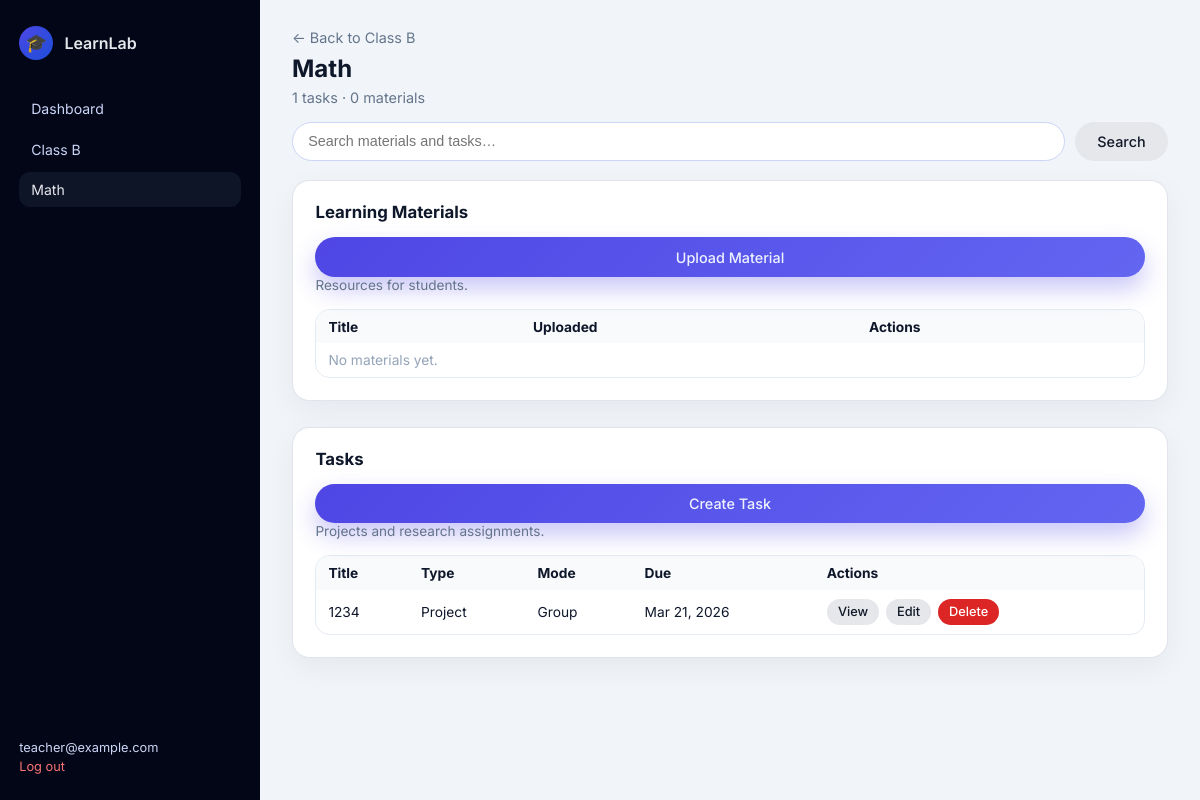
The app's page /teacher/courses/2/ (signed in) with its own data.
### core/models.py (models this page shows, shortened)
class Classroom(models.Model):
    name = models.CharField(max_length=200)
    description = models.TextField(blank=True)
    created_at = models.DateTimeField(auto_now_add=True)
    teachers = models.ManyToManyField(
        settings.AUTH_USER_MODEL,
        related_name="teaching_classrooms",
        blank=True,
        limit_choices_to={"role": "TEACHER"},
    )
    class Meta:
        ordering = ["-created_at"]

class Course(models.Model):
    classroom = models.ForeignKey(
        Classroom,
        on_delete=models.CASCADE,
        related_name="courses",
        null=True,
        blank=True,
    )
    name = models.CharField(max_length=200)
    description = models.TextField(blank=True)
    created_at = models.DateTimeField(auto_now_add=True)
    class Meta:
        ordering = ["-created_at"]

class User(AbstractUser):
    class Roles(models.TextChoices):
        ADMIN = "ADMIN", "Admin"
        TEACHER = "TEACHER", "Teacher"
        STUDENT = "STUDENT", "Student"
    role = models.CharField(
        max_length=20,
        choices=Roles.choices,
        default=Roles.STUDENT,
    )
    student_class = models.ForeignKey(
        "Classroom",
        on_delete=models.SET_NULL,
        null=True,
        blank=True,
        related_name="students",
    )

class Task(models.Model):
    class TaskType(models.TextChoices):
        PROJECT = "PROJECT", "Project"
        RESEARCH = "RESEARCH", "Research"
    class GradingMode(models.TextChoices):
        PERCENTAGE = "PERCENTAGE", "Percentage"
        POINTS = "POINTS", "Points"
    course = models.ForeignKey(Course, on_delete=models.CASCADE, related_name="tasks")
    title = models.CharField(max_length=200)
    task_type = models.CharField(max_length=20, choices=TaskType.choices, default=TaskType.PROJECT)
    rules = models.TextField(blank=True, help_text="Instructions and rules for the task")
    is_group_task = models.BooleanField(default=False)
    is_graded = models.BooleanField(default=False)
    grading_mode = models.CharField(
        max_length=20,
        choices=GradingMode.choices,
        default=GradingMode.PERCENTAGE,
    )
    max_score = models.DecimalField(max_digits=6, decimal_places=2, default=100)
    due_date = models.DateTimeField(null=True, blank=True)
    created_by = models.ForeignKey(
        settings.AUTH_USER_MODEL,
        on_delete=models.SET_NULL,
        null=True,
        related_name="created_tasks",
    )
    created_at = models.DateTimeField(auto_now_add=True)
    class Meta:
        ordering = ["-created_at"]

### core/views.py (the view)
    def wrapped(request: HttpRequest, *args, **kwargs):
        user: User = request.user  # type: ignore[assignment]
        if not user.is_authenticated or user.role != User.Roles.TEACHER:
            messages.error(request, "You do not have access to this page.")
            return redirect("login")
        return view(request, *args, **kwargs)

### core/views.py (called while the page is built)
def _require_teacher(view):
    def wrapped(request: HttpRequest, *args, **kwargs):
        user: User = request.user  # type: ignore[assignment]
        if not user.is_authenticated or user.role != User.Roles.TEACHER:
            messages.error(request, "You do not have access to this page.")
            return redirect("login")
        return view(request, *args, **kwargs)
    return wrapped

@login_required
@_require_teacher
def teacher_course_detail(request: HttpRequest, course_id: int) -> HttpResponse:
    course = get_object_or_404(Course, pk=course_id)
    if request.user not in course.classroom.teachers.all():
        messages.error(request, "You are not assigned to this class.")
        return redirect("teacher_dashboard")
    q = (request.GET.get("q") or "").strip()
    materials = course.materials.all()
    tasks = course.tasks.all()
    if q:
        materials = materials.filter(title__icontains=q)
        tasks = tasks.filter(title__icontains=q)
    context: Dict[str, Any] = {
        "course": course,
        "classroom": course.classroom,
        "materials": materials,
        "tasks": tasks,
        "q": q,
    }
    return render(request, "core/teacher_course_detail.html", context)

### templates/core/teacher_course_detail.html (shortened to what this page needs)
{% extends "core/base.html" %}
{% block body_class %}page-dashboard page-dashboard-teacher{% endblock %}
{% block content %}
<div class="dashboard-layout">
    <aside class="sidebar">
        <div class="sidebar-brand">
            <span class="sidebar-logo-circle">🎓</span>
            <span class="sidebar-title">LearnLab</span>
        </div>
        <nav class="sidebar-nav">
            <a href="{% url 'teacher_dashboard' %}" class="sidebar-link">Dashboard</a>
            <a href="{% url 'teacher_class_detail' classroom.pk %}" class="sidebar-link">{{ classroom.name }}</a>
            <a href="{% url 'teacher_course_detail' course.pk %}" class="sidebar-link sidebar-link-active">{{ course.name }}</a>
        </nav>
        <div class="sidebar-footer">
            <span class="sidebar-user">{{ request.user.get_full_name|default:request.user.username }}</span>
            <a href="{% url 'logout' %}" class="sidebar-logout">Log out</a>
        </div>
    </aside>
    <main class="dashboard-main">
        <header class="dashboard-header">
            <a href="{% url 'teacher_class_detail' classroom.pk %}" class="back-link">← Back to {{ classroom.name }}</a>
            <div class="card-header-row">
                <h1>{{ course.name }}</h1>
            </div>
            <p>{{ course.tasks.count }} tasks · {{ course.materials.count }} materials</p>
        </header>
        <form method="get" class="search-row">
            <input class="search-input" type="text" name="q" value="{{ q }}" placeholder="Search materials and tasks…">
            <button class="btn btn-secondary" type="submit">Search</button>
        </form>
        <section class="card">
            <h2>Learning Materials</h2>
            <a href="{% url 'teacher_material_upload' course.pk %}" class="btn btn-primary">Upload Material</a>
            <p class="card-subtitle">Resources for students.</p>
            <div class="table-wrapper">
                <table class="data-table">
                    <thead>
                    <tr><th>Title</th><th>Uploaded</th><th>Actions</th></tr>
                    </thead>
                    <tbody>
                    {% for m in materials %}
                        <tr>
                            <td>
                                <a href="{% url 'teacher_material_detail' m.pk %}">{{ m.title }}</a>
                            </td>
                            <td>{{ m.uploaded_at|date:"M j, Y" }}</td>
                            <td class="table-actions">
                                {% if m.file %}
                                    <a href="{{ m.file.url }}" target="_blank" rel="noopener" class="btn btn-sm btn-secondary">Download</a>
                                {% endif %}
                                <form method="post" action="{% url 'teacher_material_delete' m.pk %}"
                                    class="inline-form"
                                    onsubmit="return confirm('Delete this material?');">
                                    {% csrf_token %}
                                    <button type="submit" class="btn btn-sm btn-danger">Delete</button>
                                </form>
                            </td>
                        </tr>
                    {% empty %}
                        <tr><td colspan="3" class="text-muted">No materials yet.</td></tr>
                    {% endfor %}
                    </tbody>
                </table>
            </div>
        </section>
        <section class="card" style="margin-top: 1.6rem;">
            <h2>Tasks</h2>
            <a href="{% url 'teacher_task_create' course.pk %}" class="btn btn-primary">Create Task</a>
            <p class="card-subtitle">Projects and research assignments.</p>
            <div class="table-wrapper">
                <table class="data-table">
                    <thead>
                    <tr><th>Title</th><th>Type</th><th>Mode</th><th>Due</th><th>Actions</th></tr>
                    </thead>
                    <tbody>
                    {% for t in tasks %}
                        <tr>
                            <td><a href="{% url 'teacher_task_detail' t.pk %}">{{ t.title }}</a></td>
                            <td>{{ t.get_task_type_display }}</td>
                            <td>{% if t.is_group_task %}Group{% else %}Individual{% endif %}</td>
                            <td>{{ t.due_date|date:"M j, Y"|default:"—" }}</td>
                            <td class="table-actions">
                                <a href="{% url 'teacher_task_detail' t.pk %}" class="btn btn-sm btn-secondary">View</a>
                                <a href="{% url 'teacher_task_edit' t.pk %}" class="btn btn-sm btn-secondary">Edit</a>
                                <form method="post" action="{% url 'teacher_task_delete' t.pk %}" class="inline-form" onsubmit="return confirm('Delete this task?');">
                                    <button type="submit" class="btn btn-sm btn-danger">Delete</button>
                                </form>
                            </td>
                        </tr>
                    {% empty %}
                        <tr><td colspan="5" class="text-muted">No tasks yet.</td></tr>
                    {% endfor %}
                    </tbody>
                </table>
            </div>
        </section>
    </main>
</div>
{% endblock %}

### static/css/learnlab.css (style rules this page uses)
*, *::before, *::after { box-sizing: border-box; }
html, body { margin: 0; padding: 0; height: 100%; font-family: "Inter", system-ui, -apple-system, BlinkMacSystemFont, "Segoe UI", sans-serif; color: #0f172a; background: #f1f5f9; }
a { color: inherit; text-decoration: none; }
button { font-family: inherit; }
.btn { border-radius: 999px; border: none; display: inline-flex; align-items: center; justify-content: center; gap: 0.5rem; padding: 0.7rem 1.4rem; font-size: 0.9rem; font-weight: 500; cursor: pointer; transition: transform 0.08s ease, box-shadow 0.08s ease, background 0.08s, color 0.08s; }
.btn-primary { background: linear-gradient(135deg, #4f46e5, #6366f1); color: #eef2ff; box-shadow: 0 12px 24px rgba(79, 70, 229, 0.3); width: 100%; margin-top: 0.6rem; }
.btn-secondary { background: #e5e7eb; color: #111827; }
.page-dashboard { min-height: 100vh; }
.dashboard-layout { min-height: 100vh; display: grid; grid-template-columns: 260px minmax(0, 1fr); }
.sidebar { background: #020617; color: #e5e7eb; padding: 1.6rem 1.2rem; display: flex; flex-direction: column; gap: 1.4rem; }
.sidebar-brand { display: flex; align-items: center; gap: 0.7rem; }
.sidebar-logo-circle { width: 34px; height: 34px; border-radius: 999px; display: flex; align-items: center; justify-content: center; background: radial-gradient(circle at top left, #4f46e5, #1d4ed8); font-size: 1.1rem; }
.sidebar-title { font-weight: 600; font-size: 1rem; }
.sidebar-nav { display: flex; flex-direction: column; gap: 0.35rem; margin-top: 0.6rem; }
.sidebar-link { font-size: 0.88rem; padding: 0.55rem 0.75rem; border-radius: 0.7rem; color: #cbd5f5; }
.sidebar-link-active, .sidebar-link:hover { background: rgba(15, 23, 42, 0.9); color: #e5e7eb; }
.sidebar-footer { margin-top: auto; font-size: 0.8rem; display: flex; flex-direction: column; gap: 0.25rem; }
.sidebar-user { color: #cbd5f5; }
.sidebar-logout { color: #f97373; }
.dashboard-main { padding: 1.7rem 2rem 2.5rem; }
.dashboard-header h1 { margin: 0 0 0.35rem; font-size: 1.5rem; }
.dashboard-header p { margin: 0; font-size: 0.9rem; color: #64748b; }
.card { background: #ffffff; border-radius: 1.1rem; padding: 1.3rem 1.4rem 1.4rem; box-shadow: 0 10px 30px rgba(15, 23, 42, 0.05); border: 1px solid rgba(148, 163, 184, 0.28); }
.card h2 { margin: 0 0 0.35rem; font-size: 1.05rem; }
.card-subtitle { margin: 0 0 1rem; font-size: 0.85rem; color: #64748b; }
.table-wrapper { margin-top: 0.7rem; border-radius: 0.9rem; border: 1px solid rgba(226, 232, 240, 0.9); overflow: hidden; }
.data-table { width: 100%; border-collapse: collapse; font-size: 0.86rem; }
.data-table th, .data-table td { padding: 0.55rem 0.75rem; text-align: left; }
.data-table thead { background: #f8fafc; }
.text-muted { color: #94a3b8; }
.btn-sm { padding: 0.35rem 0.7rem; font-size: 0.8rem; }
.btn-danger { background: #dc2626; color: #fff; }
.card-header-row { display: flex; align-items: center; justify-content: space-between; flex-wrap: wrap; gap: 0.75rem; }
.back-link { display: inline-block; font-size: 0.9rem; color: #64748b; margin-bottom: 0.5rem; }
.table-actions { display: flex; gap: 0.4rem; flex-wrap: wrap; align-items: center; }
.inline-form { display: inline; }
.search-row { display: flex; gap: 0.6rem; align-items: center; margin: 1rem 0 1.2rem; flex-wrap: wrap; }
.search-input { flex: 1; min-width: 220px; border-radius: 999px; border: 1px solid #cbd5f5; padding: 0.65rem 0.95rem; font-size: 0.9rem; background: #ffffff; outline: none; }

### records on screen
Classroom: name "Class B"
Course: name "Math", tasks.count "1", materials.count "0"
User: user.get_full_name "teacher@example.com"
Task: title "1234", task_type "Project", is_group_task "Group", due_date "Mar 21, 2026"
